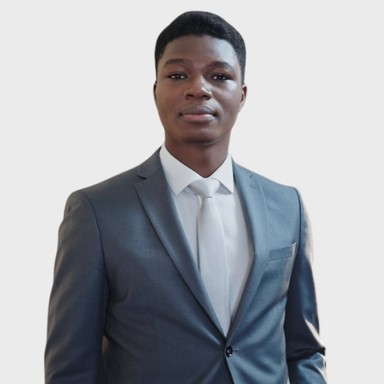
#> input picture assets/bila_full.jpg, 384 x 384 px
$ python image_vers_3d.py ../assets/bila_full.jpg ../assets/bila_portrait.jpg ../assets/bila_portrait.jpg
#> lines starting #> are read from the running program, lines starting #| are printed output that depends on the picture; after the words box and inside, x2 and y2 are one past the last pixel; in counts of white or black regions, pixels touching at a corner belong together
"""Image -> 3D model for Ouaga City, entirely on this computer (no payment, no internet after setup).

    python tools/image_vers_3d.py <image.png> <nom> [personnage|objet]

1. TripoSR (open source, MIT licence) builds a textured mesh from the image, on the processor
   (the Quadro M1000M has only 2 GB of video memory: too little for the GPU).
2. Blender cleans it, stands it up, lightens it and exports assets/models/<nom>.glb.
3. For a person, Blender then rigs and animates it (assets/chars/<nom>.ocm), as for Bila.

About 2-3 minutes for an object and 4-5 minutes for a person, the first run downloads ~2.7 GB.
"""
import json
import os
import shutil
import struct
import subprocess
import sys
import io

HERE = os.path.dirname(os.path.abspath(__file__))
APP = os.path.dirname(HERE)
VENV_PY = os.path.join(HERE, "venv", "Scripts", "python.exe")
TRIPOSR = os.path.join(HERE, "TripoSR")
BLENDER = r"C:\Program Files\Blender Foundation\Blender 5.3\blender.exe"


def prepare(image, out_png):
    """Cut the object out of its plain studio background ourselves (flood fill from the borders),
    centre it at 85 % of the frame on TripoSR's neutral grey. rembg keeps light-grey backdrops."""
#> called with image = 'assets/bila_full.jpg'
    from PIL import Image, ImageFilter
    import numpy as np
    from collections import deque
    im = Image.open(image).convert("RGB")
#> im is the input picture: PIL image 384x384 RGB; mean R, G, B 166.5, 168.9, 174
    im.thumbnail((768, 768))
    a = np.asarray(im).astype(np.int32)
    h, w, _ = a.shape
#> h = 384; w = 384
    edge = np.concatenate([a[0], a[-1], a[:, 0], a[:, -1]])
#> edge = 1536 rows, first 8: [235, 235, 235], [235, 235, 235], [235, 235, 235], [235, 235, 235], [235, 235, 235], [235, 235, 235], [235, 235, 235], [235, 235, 235]
    bg = np.median(edge, axis=0)
#> bg = [235, 235, 235]
    diff = np.abs(a - bg).sum(axis=2)
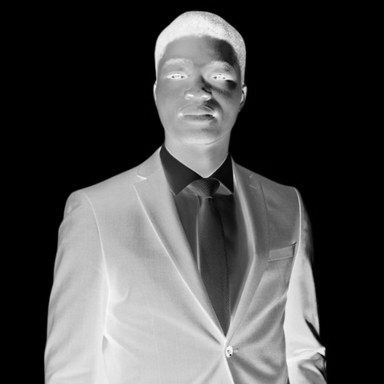
#> diff: shape (384, 384) float64; min 0, max 682, mean 195.8; drawn with min black and max white
    seen = np.zeros((h, w), bool)
    q = deque([(0, x) for x in range(w)] + [(h - 1, x) for x in range(w)] + [(y, 0) for y in range(h)] + [(y, w - 1) for y in range(h)])
    tol = 34
    while q:
        y, x = q.popleft()
        if seen[y, x] or diff[y, x] > tol:
            continue
        seen[y, x] = True
        for yy, xx in ((y + 1, x), (y - 1, x), (y, x + 1), (y, x - 1)):
            if 0 <= yy < h and 0 <= xx < w and not seen[yy, xx]:
                q.append((yy, xx))
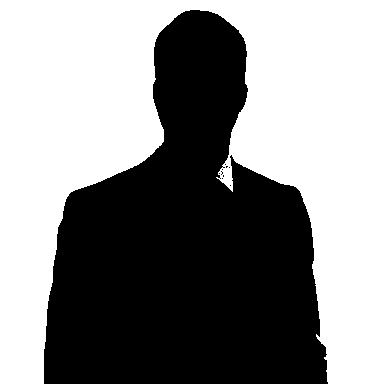
#> seen: shape (384, 384) bool; 54.4% white; 10 black regions (9 under 20 px), largest, box (x1, y1, x2, y2) and area: (44, 10, 328, 384) 67224
    mask = Image.fromarray(((~seen) * 255).astype(np.uint8)).filter(ImageFilter.MinFilter(3)).filter(ImageFilter.GaussianBlur(1))
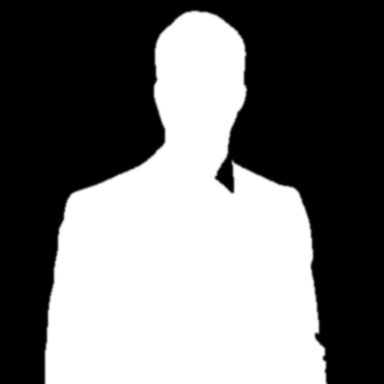
#> mask: PIL image 384x384 L; min 0, max 255, mean 114.1
    ys, xs = np.nonzero(np.asarray(mask) > 128)
    box = (xs.min(), ys.min(), xs.max() + 1, ys.max() + 1)
#> box = (45, 11, 327, 384)
    obj = im.crop(box); m = mask.crop(box)
#> after `obj = im.crop(box)`:
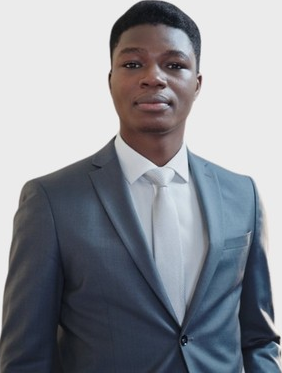
#> obj: PIL image 282x373 RGB; mean R, G, B 139, 142.4, 149.5
#> after `m = mask.crop(box)`:
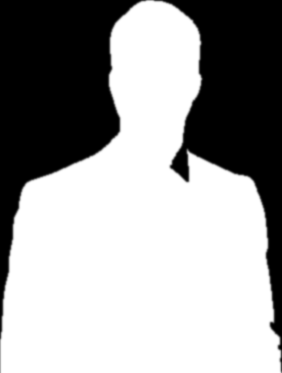
#> m: PIL image 282x373 L; min 0, max 255, mean 159.9
    side = int(max(obj.size) / 0.85)
#> side = 438
    canvas = Image.new("RGB", (side, side), (127, 127, 127))
#> canvas: PIL image 438x438 RGB; every value is 127
    canvas.paste(obj, ((side - obj.size[0]) // 2, (side - obj.size[1]) // 2), m)
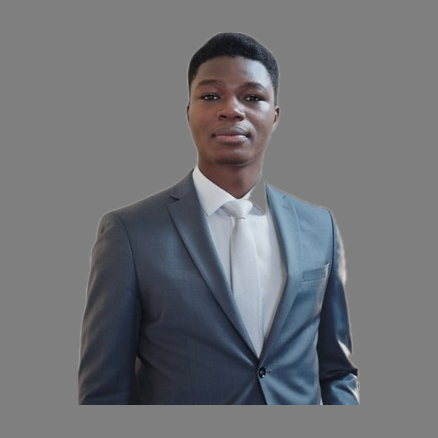
#> canvas: PIL image 438x438 RGB; mean R, G, B 112, 113.8, 117.7
    canvas.save(out_png)


def main():
    if len(sys.argv) < 3:
        print(__doc__)
        sys.exit(1)
    image, name = os.path.abspath(sys.argv[1]), sys.argv[2]
    kind = sys.argv[3] if len(sys.argv) > 3 else "objet"
    out = os.path.join(HERE, "out", name)
    reuse = os.path.exists(os.path.join(out, "0", "mesh.obj")) and os.path.exists(os.path.join(out, "0", "texture.png"))
    if os.path.exists(out) and not reuse:
        shutil.rmtree(out)
    env = dict(os.environ, HF_HOME=os.path.join(HERE, "cache"))
    print("1/3 TripoSR (processeur)…", flush=True)
    if not reuse:
      os.makedirs(os.path.join(out, "0"), exist_ok=True)
      prepped = os.path.join(out, "prepared.png")
      prepare(image, prepped)
      subprocess.run([VENV_PY, "run.py", prepped, "--no-remove-bg", "--device", "cpu", "--output-dir", out,
                    "--mc-resolution", "256" if kind == "personnage" else "192",
                    "--bake-texture", "--texture-resolution", "1024"], cwd=TRIPOSR, env=env, check=True)
#> (this line was passed over: subprocess is not available in this run)
    obj = os.path.join(out, "0", "mesh.obj")
    if not os.path.exists(obj):
        shutil.copy(os.path.join(out, "0", "mesh.glb"), obj)  # older runs wrote OBJ text under this name
    glb = os.path.join(APP, "assets", "models", name + ".glb")
    print("2/3 Blender : nettoyage, redressement, allègement…", flush=True)
    subprocess.run([BLENDER, "-b", "-P", os.path.join(APP, "blender", "obj_to_glb.py"), "--", obj,
                    os.path.join(out, "0", "texture.png"), glb, kind, "5000" if kind == "personnage" else "4000"], check=True)
#> (this line was passed over: subprocess is not available in this run)
    if kind == "personnage":
        print("3/3 Blender : squelette, doigts et animations…", flush=True)
        ocm = os.path.join(APP, "assets", "chars", name + ".ocm")
        subprocess.run([BLENDER, "-b", "-P", os.path.join(APP, "blender", "rig_character.py"), "--", glb, ocm, "1.75"], check=True)
        # texture for the game
        from PIL import Image
        Image.open(os.path.join(out, "0", "texture.png")).convert("RGB").resize((1024, 1024)).save(
            os.path.join(APP, "assets", "chars", name + "_c.jpg"), quality=90)
        Image.new("RGB", (8, 8), (128, 128, 255)).save(os.path.join(APP, "assets", "chars", name + "_n.jpg"))
        print("Personnage prêt :", ocm)
    else:
        print("Objet prêt :", glb)


if __name__ == "__main__":
    main()
